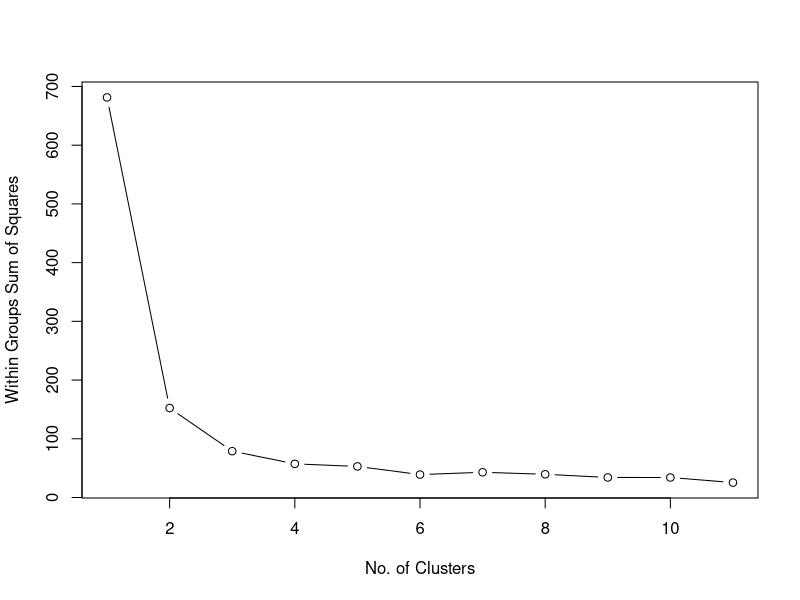
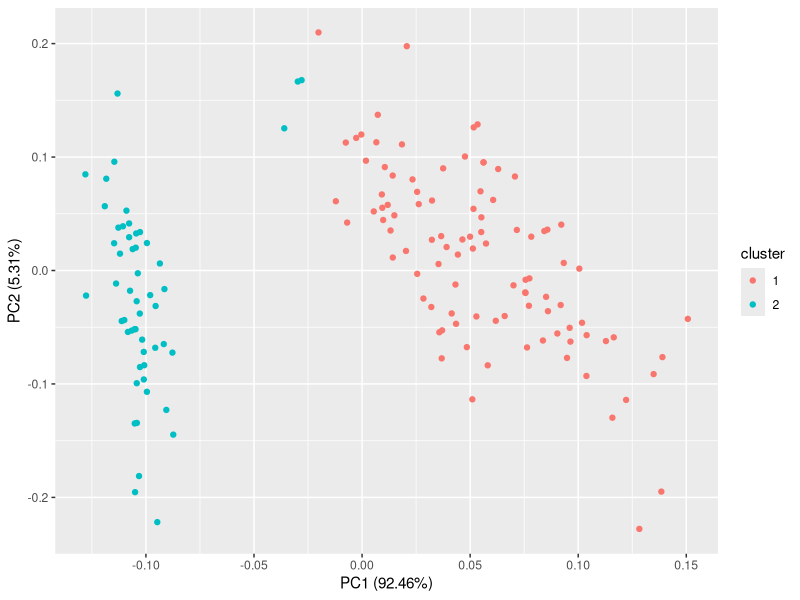

The R source for these figures, in order:
library(ggplot2)
library(ggfortify)
library(dplyr)
base_data <- iris
mydata <- select(base_data, c(1, 2, 3, 4))
View(mydata)
set.seed(1234)
wss <- numeric(11)
for (i in 1:11) {
  wss[i] <- sum(kmeans(mydata, centers = i)$withinss)
}
plot(1:11, wss, type = "b",
     xlab = "No. of Clusters",
     ylab = "Within Groups Sum of Squares")
KM <- kmeans(mydata, centers = 2)
KM
KM$centers
KM$cluster
autoplot(KM, data = mydata)
